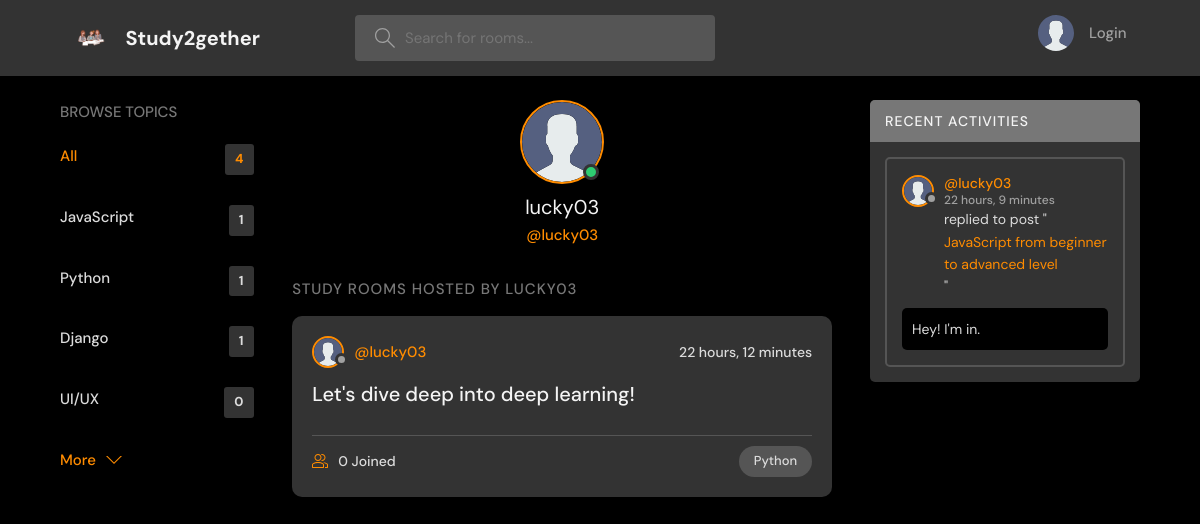
The page /profile/2 on the database its author committed.
### base/models.py (models this page shows, shortened)
class Topic(models.Model):
    name = models.CharField(max_length=200)

class User(AbstractUser):
    name = models.CharField(max_length=200, null=True)
    email = models.EmailField(unique=True,null=True)
    bio = models.TextField(null=True)
    avatar = models.ImageField(null=True, default="avatar.svg")
    USERNAME_FIELD = 'email'
    REQUIRED_FIELDS = []

class Room(models.Model):
    host = models.ForeignKey(User, on_delete=models.SET_NULL, null=True)
    topic = models.ForeignKey(Topic, on_delete=models.SET_NULL, null=True)
    name = models.CharField(max_length=200)
    description = models.TextField(null=True, blank=True)
    participants = models.ManyToManyField(User, related_name='participants')
    updated = models.DateTimeField(auto_now=True)
    created = models.DateTimeField(auto_now_add=True)
    class Meta:
        ordering = ['-updated', '-created']
    def __str__(self):
        return self.name

class Messages(models.Model):
    user = models.ForeignKey(User, on_delete=models.CASCADE)
    room = models.ForeignKey(Room, on_delete=models.CASCADE)
    body = models.TextField()
    updated = models.DateTimeField(auto_now=True)
    created = models.DateTimeField(auto_now_add=True)
    class Meta:
        ordering = ['-updated', '-created']

### base/views.py (the view)
# urls.py: path("profile/<str:pk>", views.userProfile, name="user-profile"),
def userProfile(request,pk):
    user = User.objects.get(id=pk)
    rooms = user.room_set.all()
    room_msg = user.messages_set.all()
    topics = Topic.objects.all()
    context = {'user' : user, 'rooms' : rooms, 'room_msgs' : room_msg, 'topics' : topics}
    return render(request, 'base/profile.html',context)

### base/templates/base/profile.html (shortened to what this page needs)
{% extends "main.html" %}
{% block content %}
  <main class="profile-page layout layout--3">
    <div class="container">
      {% include "base/topics_component.html" %}
      <div class="roomList">
        <div class="profile">
          <div class="profile__avatar">
            <div class="avatar avatar--large active">
              <img src="{{user.avatar.url}}" />
            </div>
          </div>
          <div class="profile__info">
            <h3>{{user.username}}</h3>
            <p>@{{user.username}}</p>
          </div>
        </div>
        <div class="roomList__header">
          <div>
            <h2>Study Rooms Hosted by {{user.username}}</a>
            </h2>
          </div>
        </div>
        {% include "base/feed_component.html" %}
      </div>
      {% include "base/activity_component.html" %}
    </div>
  </main>
{% endblock content %}

### templates/main.html (shortened to what this page needs)
<!DOCTYPE html>
{% load static %}
<html lang="en">
  <head>
    <link rel="stylesheet" href="{% static "styles/style.css" %}" />
  </head>
  <body>
    {% include 'navbar.html' %}
    {% block content %}
    {% endblock %}
  </body>
</html>

### templates/navbar.html (shortened to what this page needs)
{% load static %}
<header class="header header--loggedIn">
    <div class="container">
      <a href="{% url "home" %}" class="header__logo">
        <img src="{% static "images/logo.png" %}" />
        <h1>Study2gether</h1>
      </a>
      <form class="header__search" method='GET' action="{% url "home" %}">
        <label>
          <input name="q" placeholder="Search for rooms..." />
        </label>
      </form>
      <nav class="header__menu">
        {% if request.user.is_authenticated %}
        <div class="header__user">
          <a href="{% url "update-user" %}">
            <div class="avatar avatar--medium active">
              <img src="{{request.user.avatar.url}}" />
            </div>
            <p>{{ request.user.username }} <span>@{{ request.user.username }}</span></p>
          </a>
          <button class="dropdown-button">
            <svg version="1.1" xmlns="http://www.w3.org/2000/svg" width="32" height="32" viewBox="0 0 32 32">
              <title>chevron-down</title>
              <path d="M16 21l-13-13h-3l16 16 16-16h-3l-13 13z"></path>
            </svg>
          </button>
        </div>
        {% else %}
        <a href="{% url "login" %}">
          <img src= "{% static 'images/avatar.svg' %}"/>
          <p>Login</p>
        </a>
        {% endif %}
      </nav>
    </div>
  </header>

### base/templates/base/topics_component.html (shortened to what this page needs)
<div class="topics">
    <div class="topics__header">
      <h2>Browse Topics</h2>
    </div>
    <ul class="topics__list">
      <li>
        <a href="{% url "home" %}" class="active">All <span>{{topics.count}}</span></a>
      </li>
      {% for topic in topics %}
      <li>
        <a href="{% url "home" %}?q={{topic.name}}">{{topic.name}}<span>{{topic.room_set.all.count}}</span></a>
      </li>
      {% endfor %}
    </ul>
    <a class="btn btn--link" href="{% url "topics" %}">
      More
      <svg version="1.1" xmlns="http://www.w3.org/2000/svg" width="32" height="32" viewBox="0 0 32 32">
        <title>chevron-down</title>
        <path d="M16 21l-13-13h-3l16 16 16-16h-3l-13 13z"></path>
      </svg>
    </a>
  </div>

### base/templates/base/feed_component.html (shortened to what this page needs)
{% for room in rooms %}
<div class="roomListRoom">
    <div class="roomListRoom__header">
      <a href="{% url "user-profile" room.host.id %}" class="roomListRoom__author">
        <div class="avatar avatar--small">
          <img src="{{room.host.avatar.url}}" />
        </div>
        <span>@{{room.host.username}}</span>
      </a>
      <div class="roomListRoom__actions">
        <span>{{room.created|timesince}}</span>
      </div>
    </div>
    <div class="roomListRoom__content">
      <a href="{% url 'room' room.id %}">{{room.name}}</a>
    </div>
    <div class="roomListRoom__meta">
      <a href="{% url 'room' room.id %}" class="roomListRoom__joined">
        {{room.participants.all.count}} Joined
      </a>
      <p class="roomListRoom__topic">{{ room.topic.name }}</p>
    </div>
</div>
{% endfor %}

### base/templates/base/activity_component.html (shortened to what this page needs)
<div class="activities">
    <div class="activities__header">
      <h2>Recent Activities</h2>
    </div>
    {% for msg in room_msgs %}
    <div class="activities__box">
      <div class="activities__boxHeader roomListRoom__header">
        <a href="{% url "user-profile" msg.user.id %}" class="roomListRoom__author">
          <div class="avatar avatar--small">
            <img src="{{msg.user.avatar.url}}" />
          </div>
          <p>
            @{{msg.user.username}}
            <span>{{msg.created|timesince}}</span>
          </p>
        </a>
      </div>
      <div class="activities__boxContent">
        <p>replied to post "<a href="{% url "room" msg.room.id %}">{{msg.room}}</a>"</p>
        <div class="activities__boxRoomContent">{{msg.body}}</div>
      </div>
    </div>
    {% endfor %}
  </div>

### rows shown on the page
Topic: name "JavaScript", room_set.all.count "1"
Topic: name "Python", room_set.all.count "1"
Topic: name "Django", room_set.all.count "1"
Topic: name "UI/UX", room_set.all.count "0"
User: avatar (placeholder picture), username "lucky03", username "LUCKY03"
Room: host.avatar (placeholder picture), host.username "lucky03", created "22 hours, 12 minutes", name "Let's dive deep into deep learning!", participants.all.count "0", topic.name "Python"
Messages: user.avatar (placeholder picture), user.username "lucky03", created "22 hours, 9 minutes", room "JavaScript from beginner to advanced level", body "Hey! I'm in."

### other values the page prints
{{ topics.count }} "4"
